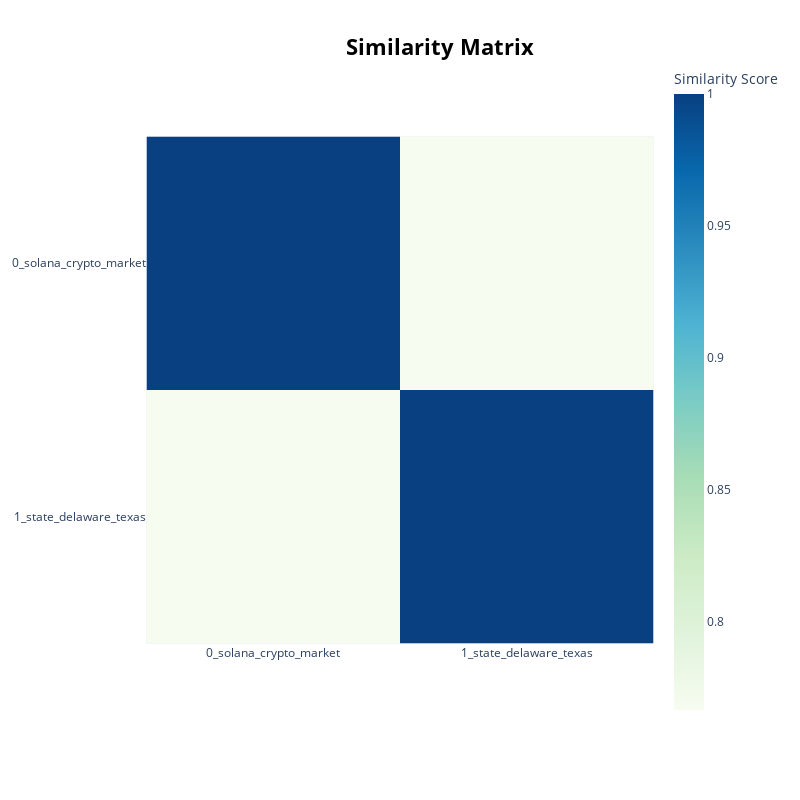

Source (notebook cell):
### Code cell
topics_words = []
for topic_id in set(topics):
    if topic_id == -1: continue
    words = [w for w, _ in topic_model.get_topic(topic_id)]
    topics_words.append(words)
    
docs_tokenized = [doc.split() for doc in news_df["text"]]


MAX_DOCS = 300
if len(docs_tokenized) > MAX_DOCS:
    docs_tokenized_sample = sample(docs_tokenized, MAX_DOCS)
else:
    docs_tokenized_sample = docs_tokenized

dictionary = Dictionary(docs_tokenized)


cm = CoherenceModel(
    topics=topics_words,
    texts=docs_tokenized,
    dictionary=dictionary,
    coherence='c_v',
    processes=4
)

coherence = cm.get_coherence()
print("Topic Coherence:", coherence)

clusterer = topic_model.hdbscan_model
stabilities = clusterer.cluster_persistence_
print(stabilities)

topic_model.visualize_topics_over_time(topics_over_time)
topic_model.visualize_barchart(top_n_topics=10)
topic_model.visualize_heatmap()

### Figure 1 — Plotly figure (JSON) as saved in the notebook; plotly's stock layout.template omitted (floating-point values rounded to 4 significant figures)
{"data": [{"coloraxis": "coloraxis", "hovertemplate": "x: %{x}<br>y: %{y}<br>Similarity Score: %{z}<extra></extra>", "name": "0", "type": "heatmap", "x": ["0_solana_crypto_market", "1_state_delaware_texas"], "xaxis": "x", "y": ["0_solana_crypto_market", "1_state_delaware_texas"], "yaxis": "y", "z": [[1.0, 0.7667], [0.7667, 1.0]]}], "layout": {"coloraxis": {"colorbar": {"title": {"text": "Similarity Score"}}, "colorscale": [[0, "rgb(247,252,240)"], [0.125, "rgb(224,243,219)"], [0.25, "rgb(204,235,197)"], [0.375, "rgb(168,221,181)"], [0.5, "rgb(123,204,196)"], [0.625, "rgb(78,179,211)"], [0.75, "rgb(43,140,190)"], [0.875, "rgb(8,104,172)"], [1, "rgb(8,64,129)"]]}, "height": 800, "hoverlabel": {"bgcolor": "white", "font": {"family": "Rockwell", "size": 16}}, "legend": {"title": {"text": "Trend"}}, "margin": {"t": 60}, "showlegend": true, "title": {"font": {"color": "Black", "size": 22}, "text": "<b>Similarity Matrix</b>", "x": 0.55, "xanchor": "center", "y": 0.95, "yanchor": "top"}, "width": 800, "xaxis": {"anchor": "y", "constrain": "domain", "domain": [0, 1], "scaleanchor": "y"}, "yaxis": {"anchor": "x", "autorange": "reversed", "constrain": "domain", "domain": [0, 1]}}}
